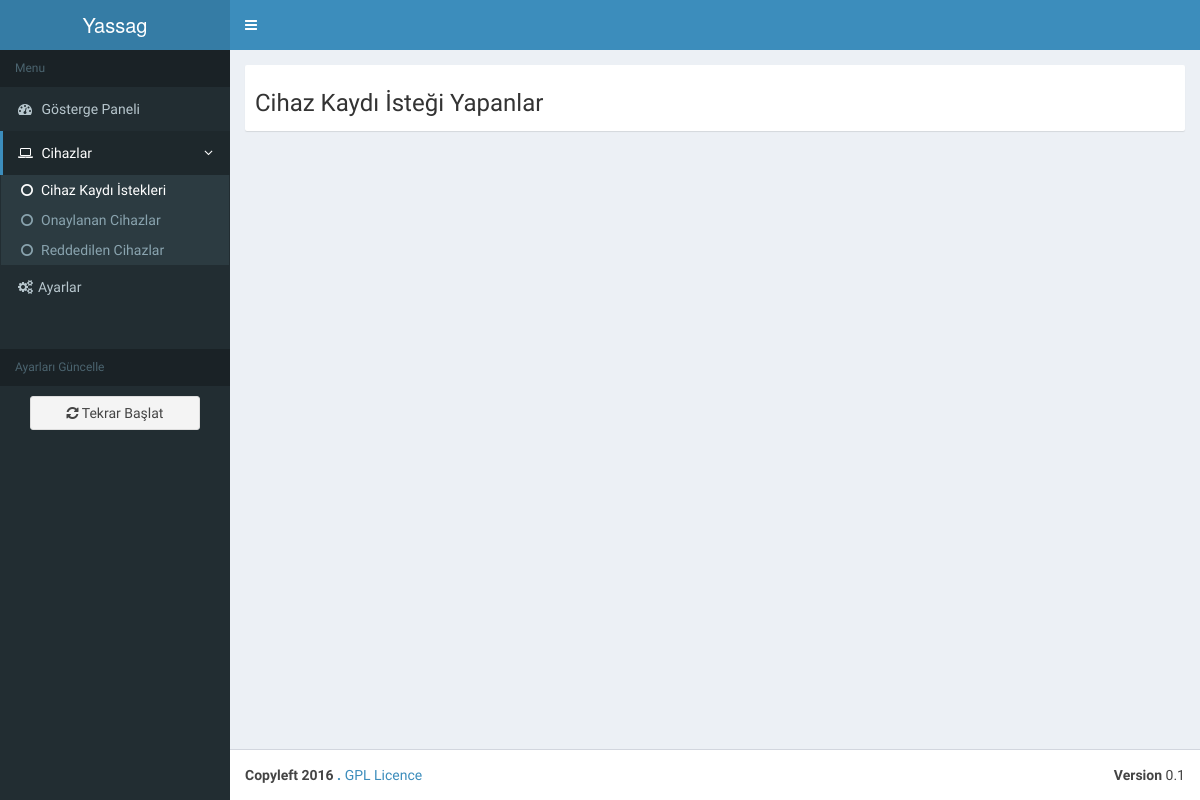
/dashboard/dev_request, run on an earlier commit of the app's database.
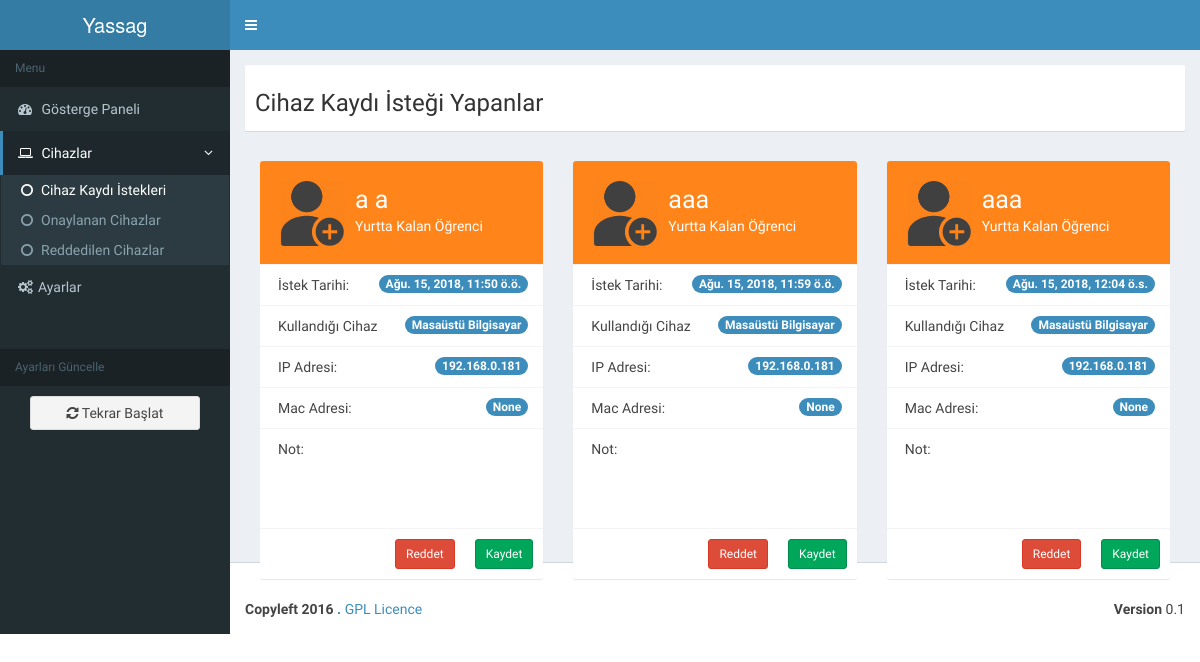
And on a later commit of the database.
### devices_registration/models.py (models this page shows, shortened)
class Users(models.Model):
	request_date = models.DateTimeField(auto_now_add=True)
	user_name = models.CharField(max_length=60)
	status = models.ForeignKey("Users_Status")
	device = models.ForeignKey("Devices_Status")
	note = models.CharField(max_length=300, blank=True, null=True)
	device_status = models.IntegerField(default=0)
	transaction_date = models.DateTimeField(blank=True, null=True)
	ip = models.GenericIPAddressField(protocol='IPv4')
	mac = models.CharField(max_length=20, blank=True, null=True)

class Users_Status(models.Model):
	user_status = models.CharField(max_length=60)

class Devices_Status(models.Model):
	device_status = models.CharField(max_length=60)

### dashboard/views.py (the view, shortened to what this page needs)
def dev_request(request):
	context = Users.objects.filter(device_status="0").select_related()
	return render_to_response('dev_request.html', {'context':context}, context_instance=RequestContext(request))

### dashboard/templates/dev_request.html (shortened to what this page needs)
{% extends "dashboard_base.html" %}
{% block menu_link_2_active %}class="treeview active"{% endblock %}
    {% block menu_link_2_1_active %}class="active"{% endblock %}
{% block page_title %}Cihaz Kaydı İsteği Yapanlar{% endblock %}
{% block content %}
{% for i in context %}
<div class="col-md-4">
  <div class="box box-widget widget-user-2">
    <div class="widget-user-header bg-orange">
      <div class="widget-user-image">
        <img src="/static/dashboard/dist/img/user_request.png" alt="User Avatar">
      </div>
      <h3 class="widget-user-username">{{ i.user_name }}</h3>
      <h5 class="widget-user-desc">{{ i.status.user_status }}</h5>
    </div>
    <div class="box-footer no-padding">
      <ul class="nav nav-stacked">
        <li><a href="#">İstek Tarihi: <span class="pull-right badge bg-light-blue">{{ i.request_date }}</span></a></li>
        <li><a href="#">Kullandığı Cihaz <span class="pull-right badge bg-light-blue">{{ i.device.device_status }}</span></a></li>
        <li><a href="#">IP Adresi:  <span class="pull-right badge bg-light-blue">{{ i.ip }} </span></a></li>
        <li><a href="#">Mac Adresi: <span class="pull-right badge bg-light-blue">{{ i.mac }} </span></a></li>
        <li style="height:100px"><a href="#">Not: {{ i.note }}</a></li>
        <li>
        <form action="/dashboard/dev_request/" method="post"> {% csrf_token %}
          <div class="btn-toolbar">
            <input name="device_save" style="margin: 10px;" class="btn btn-success btn-sm pull-right" type="submit" value="Kaydet">
            <input name="device_reject" style="margin: 10px;" class="btn btn-danger btn-sm pull-right" type="submit" value="Reddet">
          </div>
        </form>
        </li>
      </ul>
    </div>
  </div>
</div>
{% endfor %}
{% endblock %}

### dashboard/templates/dashboard_base.html (shortened to what this page needs)
<!DOCTYPE html>
<html>
<head>
  <link rel="stylesheet" href="/static/dashboard/bootstrap/css/bootstrap.min.css">
  <link rel="stylesheet" href="https://maxcdn.bootstrapcdn.com/font-awesome/4.4.0/css/font-awesome.min.css">
  <link rel="stylesheet" href="https://code.ionicframework.com/ionicons/2.0.1/css/ionicons.min.css">
  <link rel="stylesheet" href="/static/dashboard/dist/css/AdminLTE.min.css">
  <link rel="stylesheet" href="/static/dashboard/dist/css/skins/_all-skins.min.css">
  <link rel="stylesheet" href="/static/dashboard/plugins/iCheck/flat/blue.css">
  <link rel="stylesheet" href="/static/dashboard/plugins/morris/morris.css">
  <link rel="stylesheet" href="/static/dashboard/plugins/jvectormap/jquery-jvectormap-1.2.2.css">
  <link rel="stylesheet" href="/static/dashboard/plugins/datepicker/datepicker3.css">
  <link rel="stylesheet" href="/static/dashboard/plugins/daterangepicker/daterangepicker-bs3.css">
  <link rel="stylesheet" href="/static/dashboard/plugins/bootstrap-wysihtml5/bootstrap3-wysihtml5.min.css">
</head>
<body class="hold-transition skin-blue sidebar-mini">
<div class="wrapper">
  <header class="main-header">
    <a href="/" class="logo">
      <span class="logo-lg">Yassag</span>
    </a>
    <nav class="navbar navbar-static-top" role="navigation">
      <a href="#" class="sidebar-toggle" data-toggle="offcanvas" role="button">
      </a>
    </nav>
  </header>
  <aside class="main-sidebar">
    <section class="sidebar">
      <ul class="sidebar-menu">
        <li class="header">Menu</li>
        <li {% block menu_link_1_active %}{% endblock %}>
          <a href="/">
            <i class="fa fa-dashboard"></i> <span>Gösterge Paneli</span>
          </a>
        </li>
        <li {% block menu_link_2_active %}{% endblock %}>
          <a href="#">
            <i class="fa fa-laptop"></i> <span>Cihazlar</span>
            <i class="fa fa-angle-left pull-right"></i>
          </a>
          <ul class="treeview-menu">
            <li {% block menu_link_2_1_active %}{% endblock %}><a href="/dashboard/dev_request"><i class="fa fa-circle-o"></i>Cihaz Kaydı İstekleri</a></li>
            <li {% block menu_link_2_2_active %}{% endblock %}><a href="/dashboard/dev_check"><i class="fa fa-circle-o"></i>Onaylanan Cihazlar</a></li>
            <li {% block menu_link_2_3_active %}{% endblock %}><a href="/dashboard/dev_rejected"><i class="fa fa-circle-o"></i>Reddedilen Cihazlar</a></li>
          </ul>
        </li>
        <li {% block menu_link_5_active %}{% endblock %}><a href="/dashboard/settings"><i class="fa fa-gears"></i><span>Ayarlar</span>
          </a>
        </li>
        <br><br>
        <li class="header">Ayarları Güncelle</li>
        <li  style = "padding:10px 30px 0 30px">
          <form action="/dashboard/restart/" method="post"> {% csrf_token %}
            <button type="submit" class="btn btn-block btn-default"><i class="fa fa-refresh"></i> Tekrar Başlat</button>
        </form>
        </li>
      </ul>
    </section>
  </aside>
  <div class="content-wrapper">
    <section class="content-header">
    <div class="info-box" style="min-height: 66px;">
             <div class="info-box-content" style="margin: 0px;">
              <h3>
                 {% block page_title %}{% endblock %}
              </h3>
            </div>
          </div>
    </section>
    <section class="content">
    {% block content %}{% endblock %}
    </section>
  </div>
  <footer class="main-footer">
    <div class="pull-right hidden-xs">
      <b>Version</b> 0.1
    </div>
    <strong>Copyleft 2016 <a href=""</a>.</strong> GPL Licence
  </footer>
</div>
</body>
</html>

What changed in the data, as far as the page shows it:
added Users: user_name "a a", status.user_status "Yurtta Kalan Öğrenci", request_date "Ağu. 15, 2018, 11:50 ö.ö.", device.device_status "Masaüstü Bilgisayar", ip "192.168.0.181", mac "None"
added Users: user_name "aaa", status.user_status "Yurtta Kalan Öğrenci", request_date "Ağu. 15, 2018, 11:59 ö.ö.", device.device_status "Masaüstü Bilgisayar", ip "192.168.0.181", mac "None"
added Users: user_name "aaa", status.user_status "Yurtta Kalan Öğrenci", request_date "Ağu. 15, 2018, 12:04 ö.s.", device.device_status "Masaüstü Bilgisayar", ip "192.168.0.181", mac "None"
